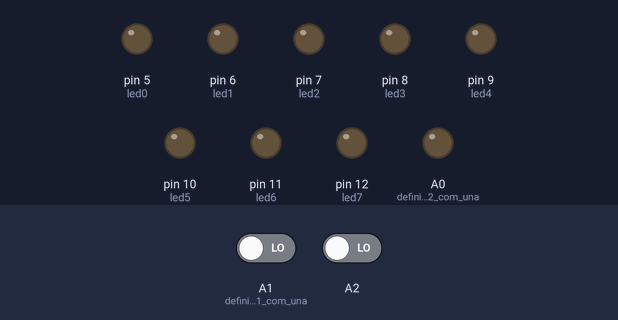
The sketch below on a simulated Arduino Uno, built with avr-gcc and run on an emulated ATmega328P. On the bench: output pins drawn as LEDs (lit = HIGH). Inputs (shaded band) come from the test bench; at power-on: A1 (definir_el_pin_A1_com_una) LOW, A2 LOW.

Above: at 1.2 s.
1.3 s: A1 (definir_el_pin_A1_com_una) driven HIGH
At 1.7 s:
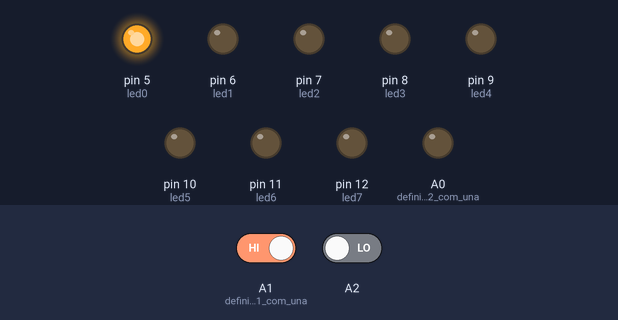
4.3 s: A1 (definir_el_pin_A1_com_una) driven LOW
At 4.7 s:
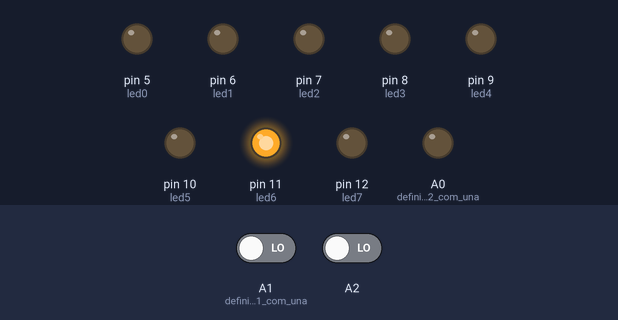
7.3 s: A2 driven HIGH
At 8.2 s:
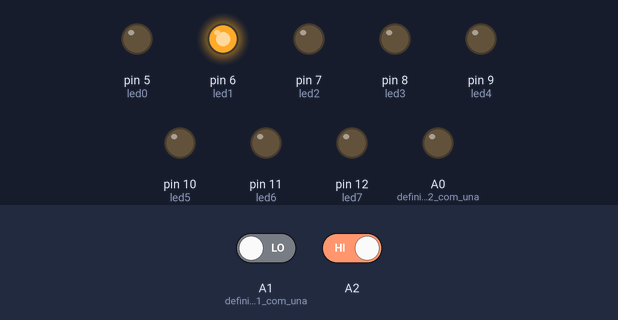
Timing chart, 0 to 16.3 s (numbered marks = the images above; inputs shaded):
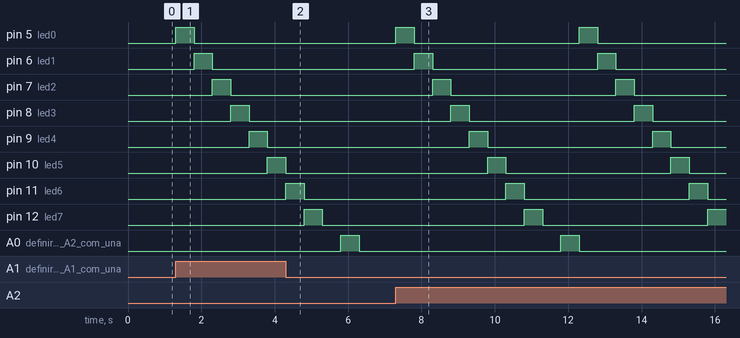

Measured:
- after the input at 1.3 s, pin 5 (led0): LOW → HIGH at once, → LOW 0.50 s later; pin 6 (led1): LOW → HIGH after 0.50 s, → LOW 0.50 s later; pin 7 (led2): LOW → HIGH after 1.0 s, → LOW 0.50 s later; pin 8 (led3): LOW → HIGH after 1.5 s, → LOW 0.50 s later; pin 9 (led4): LOW → HIGH after 2.0 s, → LOW 0.50 s later
- after the input at 4.3 s, pin 5 (led0): stays LOW (without the input it goes to HIGH after 2.0 s); pin 6 (led1): stays LOW (without the input it goes to HIGH after 2.5 s)
- after the input at 7.3 s, pin 5 (led0): alternates HIGH for 0.50 s and LOW for 4.5 s, starting at once; pin 6 (led1): alternates HIGH for 0.50 s and LOW for 4.5 s, starting after 0.50 s

The sketch:

DIGITAL_IO.ino
```cpp
const int led0 = 5;          // donar nom al pin 5 de l’Arduino
const int led1 = 6;          // donar nom al pin 6 de l’Arduino
const int led2 = 7;          // donar nom al pin 7 de l’Arduino
const int led3 = 8;          // donar nom al pin 8 de l’Arduino
const int led4 = 9;          // donar nom al pin 9 de l’Arduino
const int led5 = 10;         // donar nom al pin 10 de l’Arduino
const int led6 = 11;         // donar nom al pin 11 de l’Arduino
const int led7 = 12;         // donar nom al pin 12 de l’Arduino
const int T = 500;     // donar nom al pin 2 de l’Arduino
//********** Setup ****************************************************************
void setup()
{
  pinMode(led0, OUTPUT);     // definir el pin 5 com una sortida
  pinMode(led1, OUTPUT);     // definir el pin 6 com una sortida
  pinMode(led2, OUTPUT);     // definir el pin 7 com una sortida
  pinMode(led3, OUTPUT);     // definir el pin 8 com una sortida
  pinMode(led4, OUTPUT);     // definir el pin 9 com una sortida
  pinMode(led5, OUTPUT);     // definir el pin 10 com una sortida
  pinMode(led6, OUTPUT);     // definir el pin 11 com una sortida
  pinMode(led7, OUTPUT);     // definir el pin 12 com una sortida
  pinMode(A1, INPUT);        // definir el pin A1 com una sortida
  pinMode(A0, OUTPUT);        // definir el pin A2 com una entrada
  pinMode(A2, INPUT);
}
//********** Loop *****************************************************************
void loop()
{
 if (digitalRead(A2) == HIGH || digitalRead(A1) == HIGH)
{
  digitalWrite(led0, HIGH);    // posar a 5V el pin 5
  digitalWrite(led1, LOW);    // posar a 5V el pin 6
  digitalWrite(led2, LOW);    // posar a 5V el pin 7
  digitalWrite(led3, LOW);    // posar a 5V el pin 8
  digitalWrite(led4, LOW);    // posar a 5V el pin 9
  digitalWrite(led5, LOW);    // posar a 5V el pin 10
  digitalWrite(led6, LOW);    // posar a 5V el pin 11
  digitalWrite(led7, LOW);    // posar a 5V el pin 12

  delay(T);                  // es queden leds 500ms encesos

  digitalWrite(led0, LOW);     // posar a 0V el pin 5
  digitalWrite(led1, HIGH);     // posar a 0V el pin 6
  digitalWrite(led2, LOW);     // posar a 0V el pin 7
  digitalWrite(led3, LOW);     // posar a 0V el pin 8
  digitalWrite(led4, LOW);     // posar a 0V el pin 9
  digitalWrite(led5, LOW);     // posar a 0V el pin 10
  digitalWrite(led6, LOW);     // posar a 0V el pin 11
  digitalWrite(led7, LOW);     // posar a 0V el pin 12

  delay(T);

  digitalWrite(led0, LOW);    // posar a 5V el pin 5
  digitalWrite(led1, LOW);    // posar a 5V el pin 6
  digitalWrite(led2, HIGH);    // posar a 5V el pin 7
  digitalWrite(led3, LOW);    // posar a 5V el pin 8
  digitalWrite(led4, LOW);    // posar a 5V el pin 9
  digitalWrite(led5, LOW);    // posar a 5V el pin 10
  digitalWrite(led6, LOW);    // posar a 5V el pin 11
  digitalWrite(led7, LOW);    // posar a 5V el pin 12

  delay(T);                  // es queden leds 500ms encesos

  digitalWrite(led0, LOW);     // posar a 0V el pin 5
  digitalWrite(led1, LOW);     // posar a 0V el pin 6
  digitalWrite(led2, LOW);     // posar a 0V el pin 7
  digitalWrite(led3, HIGH);     // posar a 0V el pin 8
  digitalWrite(led4, LOW);     // posar a 0V el pin 9
  digitalWrite(led5, LOW);     // posar a 0V el pin 10
  digitalWrite(led6, LOW);     // posar a 0V el pin 11
  digitalWrite(led7, LOW);     // posar a 0V el pin 12

  delay(T);

  digitalWrite(led0, LOW);     // posar a 0V el pin 5
  digitalWrite(led1, LOW);     // posar a 0V el pin 6
  digitalWrite(led2, LOW);     // posar a 0V el pin 7
  digitalWrite(led3, LOW);     // posar a 0V el pin 8
  digitalWrite(led4, HIGH);     // posar a 0V el pin 9
  digitalWrite(led5, LOW);     // posar a 0V el pin 10
  digitalWrite(led6, LOW);     // posar a 0V el pin 11
  digitalWrite(led7, LOW);     // posar a 0V el pin 12

  delay(T);

  digitalWrite(led0, LOW);     // posar a 0V el pin 5
  digitalWrite(led1, LOW);     // posar a 0V el pin 6
  digitalWrite(led2, LOW);     // posar a 0V el pin 7
  digitalWrite(led3, LOW);     // posar a 0V el pin 8
  digitalWrite(led4, LOW);     // posar a 0V el pin 9
  digitalWrite(led5, HIGH);     // posar a 0V el pin 10
  digitalWrite(led6, LOW);     // posar a 0V el pin 11
  digitalWrite(led7, LOW);     // posar a 0V el pin 12

  delay(T);

  digitalWrite(led0, LOW);     // posar a 0V el pin 5
  digitalWrite(led1, LOW);     // posar a 0V el pin 6
  digitalWrite(led2, LOW);     // posar a 0V el pin 7
  digitalWrite(led3, LOW);     // posar a 0V el pin 8
  digitalWrite(led4, LOW);     // posar a 0V el pin 9
  digitalWrite(led5, LOW);     // posar a 0V el pin 10
  digitalWrite(led6, HIGH);     // posar a 0V el pin 11
  digitalWrite(led7, LOW);     // posar a 0V el pin 12

  delay(T);

  digitalWrite(led0, LOW);     // posar a 0V el pin 5
  digitalWrite(led1, LOW);     // posar a 0V el pin 6
  digitalWrite(led2, LOW);     // posar a 0V el pin 7
  digitalWrite(led3, LOW);     // posar a 0V el pin 8
  digitalWrite(led4, LOW);     // posar a 0V el pin 9
  digitalWrite(led5, LOW);     // posar a 0V el pin 10
  digitalWrite(led6, LOW);     // posar a 0V el pin 11
  digitalWrite(led7, HIGH);     // posar a 0V el pin 12

  delay(T);

  digitalWrite(led0, LOW);     // posar a 0V el pin 5
  digitalWrite(led1, LOW);     // posar a 0V el pin 6
  digitalWrite(led2, LOW);     // posar a 0V el pin 7
  digitalWrite(led3, LOW);     // posar a 0V el pin 8
  digitalWrite(led4, LOW);     // posar a 0V el pin 9
  digitalWrite(led5, LOW);     // posar a 0V el pin 10
  digitalWrite(led6, LOW);     // posar a 0V el pin 11
  digitalWrite(led7, LOW);     // posar a 0V el pin 12

  delay(T);
 digitalWrite(A0, HIGH);
 delay(T);
 digitalWrite(A0, LOW);
}

 }
//********** Funcions *************************************************************
```
